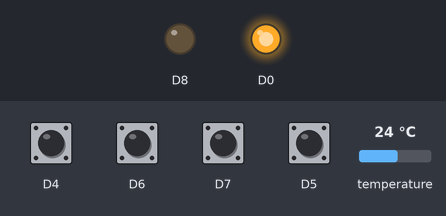
This sketch was run on a simulated ESP8266 (NodeMCU). Shown: output pins drawn as LEDs (lit = HIGH). Inputs (shaded band) come from the test bench; at power-on: D4–7 HIGH, temperature 24 °C. WiFi joins after 1.5 s; servers stay silent unless stated; the Firebase database answers and starts empty; what the sketch prints to the serial monitor is not drawn.

Above: at 0.1 s.
At 1.4 s:
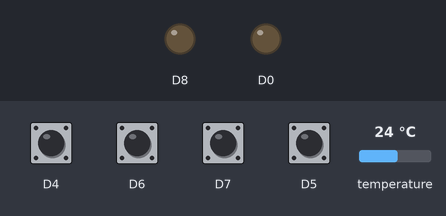
At 2.6 s:
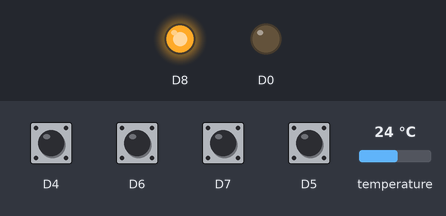
Timing chart, 0 to 4.1 s (numbered marks = the images above):
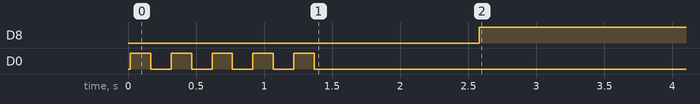

The sketch:

Oil_tank.ino
```cpp
#include "FirebaseESP8266.h"  // Install Firebase ESP8266 library
#include <ESP8266WiFi.h>


#define FIREBASE_HOST "iot-load.firebaseio.com" //Without http:// or https:// schemes
#define FIREBASE_AUTH "Jnq5ikOjpEl0G2atw5Q6oI8wdLUi1UvtixTPQEGj"
#define WIFI_SSID "Roboment"
#define WIFI_PASSWORD "roboment2018"
#include <OneWire.h>
#include <DallasTemperature.h>
#define ONE_WIRE_BUS 4
OneWire oneWire(ONE_WIRE_BUS);
DallasTemperature sensors(&oneWire);

float Celsius = 0;
int sender;
int Break = 0;
int Load = 0;
FirebaseData firebaseData;
FirebaseData firebaseData1;
FirebaseData firebaseData2;
FirebaseData ledData1;
FirebaseData ledData2;

FirebaseJson json;


void setup()
{
  pinMode(D4,INPUT_PULLUP);
  pinMode(D5,INPUT_PULLUP);
  pinMode(D6,INPUT_PULLUP);
  pinMode(D7,INPUT_PULLUP);
  pinMode(D8,OUTPUT);
  Serial.begin(9600);
  sensors.begin();
  pinMode(16,OUTPUT);

  WiFi.begin(WIFI_SSID, WIFI_PASSWORD);
  Serial.print("Connecting to Wi-Fi");
  while (WiFi.status() != WL_CONNECTED)
  {
    digitalWrite(16,1);
    delay(150);
    Serial.print(".");
    digitalWrite(16,0);
    delay(150);
  }
  Serial.println();
  Serial.print("Connected with IP: ");
  Serial.println(WiFi.localIP());
  Serial.println();

  Firebase.begin(FIREBASE_HOST, FIREBASE_AUTH);
  Firebase.reconnectWiFi(true);

}


void loop() {
  if(WiFi.status() != WL_CONNECTED)
  {
    while (WiFi.status() != WL_CONNECTED)
  {
    digitalWrite(16,1);
    delay(150);
    Serial.print(".");
    digitalWrite(16,0);
    delay(150);
  }
  }

  if(digitalRead(D5)==0) Break=4;
  else if(digitalRead(D6)==0) Break=3;
  else if(digitalRead(D7)==0) Break=2;
  else Break=1;

  Load=digitalRead(D4)+1;
  sensors.requestTemperatures();
  Celsius = sensors.getTempCByIndex(0);

  Serial.println(Celsius);
  if (Celsius<=10) Celsius=10;
  else if (Celsius>=99) Celsius=99;
  sender=Break*1000+Load*100+Celsius;
  Firebase.setInt(firebaseData1, "/ProjectDevelopment/VehicleMonitor/sender",sender);
  if (Firebase.getString(ledData1, "/ProjectDevelopment/VehicleMonitor/Switch"))
  {
    if(ledData1.stringData()=="false")
    digitalWrite(D8, 0);
    else digitalWrite(D8, 1);
  }
  delay(100);
}
```

Measured:
- by itself, D8: LOW → HIGH at 2.6 s
